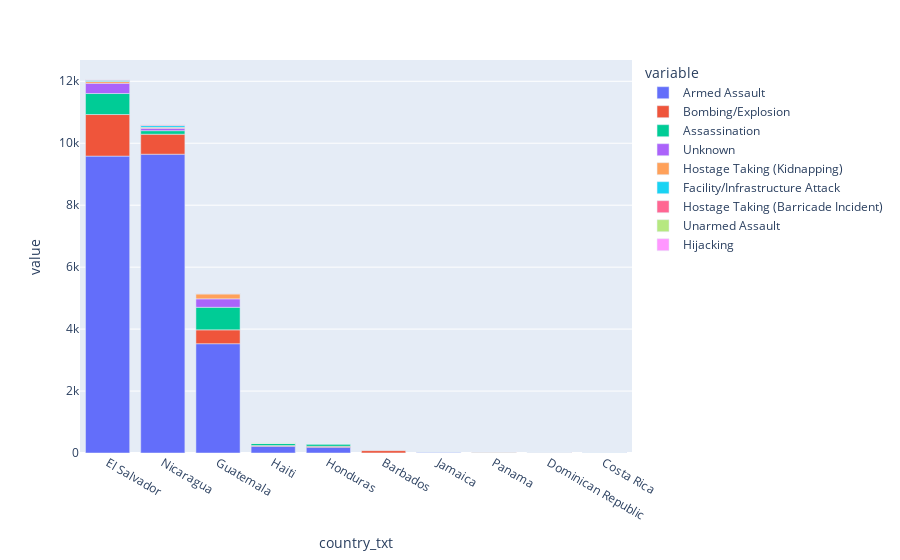

Source (notebook cell):
### Code cell
fig = px.bar(df_stacked_pivot.reset_index(), x='country_txt', y=df_stacked_pivot.columns)
fig.show()

### Figure 1 — Plotly figure (JSON) as saved in the notebook; plotly's stock layout.template omitted (floating-point values rounded to 4 significant figures)
{"data": [{"alignmentgroup": "True", "hovertemplate": "variable=Armed Assault<br>country_txt=%{x}<br>value=%{y}<extra></extra>", "legendgroup": "Armed Assault", "marker": {"color": "#636efa", "pattern": {"shape": ""}}, "name": "Armed Assault", "offsetgroup": "Armed Assault", "orientation": "v", "showlegend": true, "textposition": "auto", "type": "bar", "x": ["El Salvador", "Nicaragua", "Guatemala", "Haiti", "Honduras", "Barbados", "Jamaica", "Panama", "Dominican Republic", "Costa Rica"], "xaxis": "x", "y": [9585, 9646, 3529, 218, 188, 3, 31, 4, 12, 8], "yaxis": "y"}, {"alignmentgroup": "True", "hovertemplate": "variable=Bombing/Explosion<br>country_txt=%{x}<br>value=%{y}<extra></extra>", "legendgroup": "Bombing/Explosion", "marker": {"color": "#EF553B", "pattern": {"shape": ""}}, "name": "Bombing/Explosion", "offsetgroup": "Bombing/Explosion", "orientation": "v", "showlegend": true, "textposition": "auto", "type": "bar", "x": ["El Salvador", "Nicaragua", "Guatemala", "Haiti", "Honduras", "Barbados", "Jamaica", "Panama", "Dominican Republic", "Costa Rica"], "xaxis": "x", "y": [1342, 645, 446, 23, 28, 73, 0, 25, 17, 0], "yaxis": "y"}, {"alignmentgroup": "True", "hovertemplate": "variable=Assassination<br>country_txt=%{x}<br>value=%{y}<extra></extra>", "legendgroup": "Assassination", "marker": {"color": "#00cc96", "pattern": {"shape": ""}}, "name": "Assassination", "offsetgroup": "Assassination", "orientation": "v", "showlegend": true, "textposition": "auto", "type": "bar", "x": ["El Salvador", "Nicaragua", "Guatemala", "Haiti", "Honduras", "Barbados", "Jamaica", "Panama", "Dominican Republic", "Costa Rica"], "xaxis": "x", "y": [678, 115, 729, 67, 74, null, 9, 5, 5, 2], "yaxis": "y"}, {"alignmentgroup": "True", "hovertemplate": "variable=Unknown<br>country_txt=%{x}<br>value=%{y}<extra></extra>", "legendgroup": "Unknown", "marker": {"color": "#ab63fa", "pattern": {"shape": ""}}, "name": "Unknown", "offsetgroup": "Unknown", "orientation": "v", "showlegend": true, "textposition": "auto", "type": "bar", "x": ["El Salvador", "Nicaragua", "Guatemala", "Haiti", "Honduras", "Barbados", "Jamaica", "Panama", "Dominican Republic", "Costa Rica"], "xaxis": "x", "y": [332, 77, 272, 3, 5, null, null, 3, 0, 3], "yaxis": "y"}, {"alignmentgroup": "True", "hovertemplate": "variable=Hostage Taking (Kidnapping)<br>country_txt=%{x}<br>value=%{y}<extra></extra>", "legendgroup": "Hostage Taking (Kidnapping)", "marker": {"color": "#FFA15A", "pattern": {"shape": ""}}, "name": "Hostage Taking (Kidnapping)", "offsetgroup": "Hostage Taking (Kidnapping)", "orientation": "v", "showlegend": true, "textposition": "auto", "type": "bar", "x": ["El Salvador", "Nicaragua", "Guatemala", "Haiti", "Honduras", "Barbados", "Jamaica", "Panama", "Dominican Republic", "Costa Rica"], "xaxis": "x", "y": [58, 31, 157, 2, 11, null, 2, 0, 0, 4], "yaxis": "y"}, {"alignmentgroup": "True", "hovertemplate": "variable=Facility/Infrastructure Attack<br>country_txt=%{x}<br>value=%{y}<extra></extra>", "legendgroup": "Facility/Infrastructure Attack", "marker": {"color": "#19d3f3", "pattern": {"shape": ""}}, "name": "Facility/Infrastructure Attack", "offsetgroup": "Facility/Infrastructure Attack", "orientation": "v", "showlegend": true, "textposition": "auto", "type": "bar", "x": ["El Salvador", "Nicaragua", "Guatemala", "Haiti", "Honduras", "Barbados", "Jamaica", "Panama", "Dominican Republic", "Costa Rica"], "xaxis": "x", "y": [37, 58, 17, 5, 0, null, 0, 1, 0, 0], "yaxis": "y"}, {"alignmentgroup": "True", "hovertemplate": "variable=Hostage Taking (Barricade Incident)<br>country_txt=%{x}<br>value=%{y}<extra></extra>", "legendgroup": "Hostage Taking (Barricade Incident)", "marker": {"color": "#FF6692", "pattern": {"shape": ""}}, "name": "Hostage Taking (Barricade Incident)", "offsetgroup": "Hostage Taking (Barricade Incident)", "orientation": "v", "showlegend": true, "textposition": "auto", "type": "bar", "x": ["El Salvador", "Nicaragua", "Guatemala", "Haiti", "Honduras", "Barbados", "Jamaica", "Panama", "Dominican Republic", "Costa Rica"], "xaxis": "x", "y": [21, 25, 12, null, 1, null, null, null, 0, 0], "yaxis": "y"}, {"alignmentgroup": "True", "hovertemplate": "variable=Unarmed Assault<br>country_txt=%{x}<br>value=%{y}<extra></extra>", "legendgroup": "Unarmed Assault", "marker": {"color": "#B6E880", "pattern": {"shape": ""}}, "name": "Unarmed Assault", "offsetgroup": "Unarmed Assault", "orientation": "v", "showlegend": true, "textposition": "auto", "type": "bar", "x": ["El Salvador", "Nicaragua", "Guatemala", "Haiti", "Honduras", "Barbados", "Jamaica", "Panama", "Dominican Republic", "Costa Rica"], "xaxis": "x", "y": [0, null, 5, 18, 0, null, 0, null, 0, null], "yaxis": "y"}, {"alignmentgroup": "True", "hovertemplate": "variable=Hijacking<br>country_txt=%{x}<br>value=%{y}<extra></extra>", "legendgroup": "Hijacking", "marker": {"color": "#FF97FF", "pattern": {"shape": ""}}, "name": "Hijacking", "offsetgroup": "Hijacking", "orientation": "v", "showlegend": true, "textposition": "auto", "type": "bar", "x": ["El Salvador", "Nicaragua", "Guatemala", "Haiti", "Honduras", "Barbados", "Jamaica", "Panama", "Dominican Republic", "Costa Rica"], "xaxis": "x", "y": [null, 1, 0, 0, 0, null, null, 0, null, 0], "yaxis": "y"}], "layout": {"barmode": "relative", "legend": {"title": {"text": "variable"}, "tracegroupgap": 0}, "margin": {"t": 60}, "xaxis": {"anchor": "y", "domain": [0, 1], "title": {"text": "country_txt"}}, "yaxis": {"anchor": "x", "domain": [0, 1], "title": {"text": "value"}}}}
